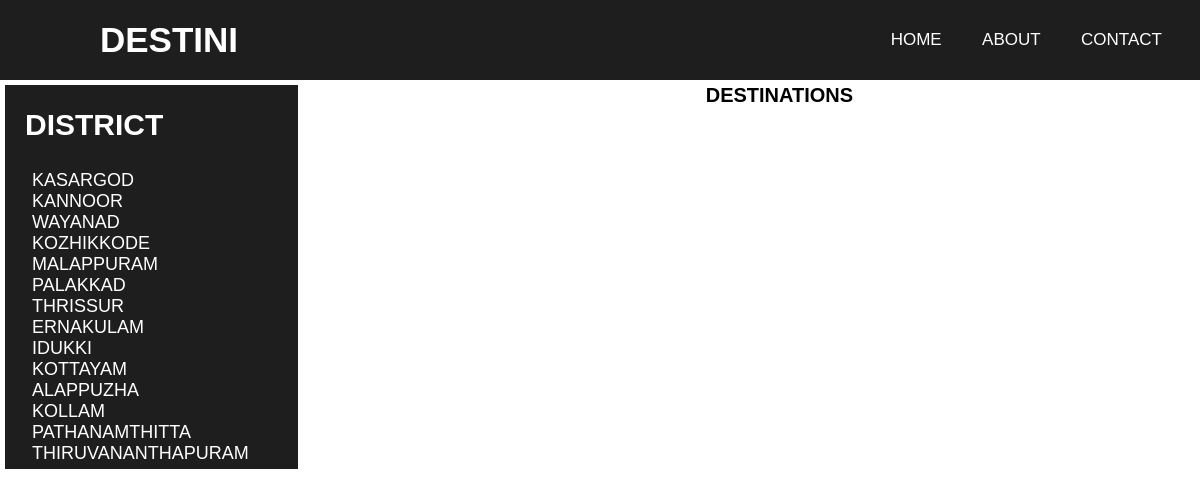
Screenshot of /destinations/KASARGOD/ with the database file from the repository.
### destination/models.py (models this page shows, shortened)
class districts(models.Model):
    name = models.CharField(max_length=25)
    class Meta:
        verbose_name = 'District'
        verbose_name_plural = 'Districts'

### destination/views.py (the view)
# urls.py: path('destinations/<str:district>/', destinations),
def destinations(request, district):
    dist_id = districts.objects.get(name=district)
    dist = districts.objects.all()
    dest = destination.objects.filter(district=dist_id)
    return render(request, 'destinations.html', {'dists': dist, 'dests': dest})

### destination/templates/destinations.html (shortened to what this page needs)
<!DOCTYPE html>
<html lang="en" dir="ltr">
<head>
    {% load static %}
    <link rel="stylesheet" href="{% static 'style.css' %}" >
</head>
<body>
  <nav class="menu-bar">
    <div>
       <label class="logo">DESTINI</label>
       <ul class="lists">
         <li class="list"><a class="link active" href="/">Home</a></li>
         <li class="list"><a class="link active" href="/about/">About</a></li>
         <li class="list"><a class="link active" href="/contact/">Contact</a></li>
       </ul>
    </div>
  </nav>
  <div class="page-area">
   <nav class="side-bar">
    <div>
      <label class="side-logo">DISTRICT</label>
      <ul class="side-lists">
        {% for dist in dists %}
           <li class="side-list"><a class="side-link side-active" href="/destinations/{{ dist.name }}/">{{ dist.name }}</a></li>
        {% endfor %}
      </ul>
    </div>
   </nav>
   <div class="heading">
    <label class="para-heading">DESTINATIONS</label>
  </div>
 </div>
</body>
</html>

### destination/static/style.css (style rules this page uses)
* { padding: 0; margin: 0; text-decoration: none; list-style: none; box-sizing: border-box; }
body { font-family: sans-serif; }
.menu-bar { background: #1e1e1e; height: 80px; width:100%; }
.logo { color: white; font-size: 35px; line-height: 80px; padding: 0 100px; font-weight: bold; }
.lists { float: right; margin-right: 20px }
.list { display: inline-block; line-height: 80px; margin: 0 5px; }
.link { color: white; font-size: 17px; text-transform: uppercase; padding: 7px 13px; border-radius: 3px; }
.side-bar { display: inline-block; border-style: solid; border-color: white; background: #1e1e1e; height: 100%; width: 25%; }
.side-logo { color: white; font-size: 30px; line-height: 80px; padding: 20px; text-align: center; font-weight: bold; }
.side-lists { padding: 5px 20px; }
.side-list { display: list-item; margin: 0 5px; }
.side-link { color: white; font-size: 18px; text-transform: uppercase; padding: 2px 2px; border-radius: 3px; }
.page-area { height: 100%; width: 100%; display: inline-block; padding: 2px; }
.heading { height: 100%; width:70%; float: right; text-align: center; padding: 2px; }
.para-heading { color: black; text-align: center; font-weight: bolder; font-size: 20px; margin-bottom: 20px; }

### rows the page displays
districts: name "KASARGOD"
districts: name "KANNOOR"
districts: name "WAYANAD"
districts: name "KOZHIKKODE"
districts: name "MALAPPURAM"
districts: name "PALAKKAD"
districts: name "THRISSUR"
districts: name "ERNAKULAM"
districts: name "IDUKKI"
districts: name "KOTTAYAM"
districts: name "ALAPPUZHA"
districts: name "KOLLAM"
districts: name "PATHANAMTHITTA"
districts: name "THIRUVANANTHAPURAM"
